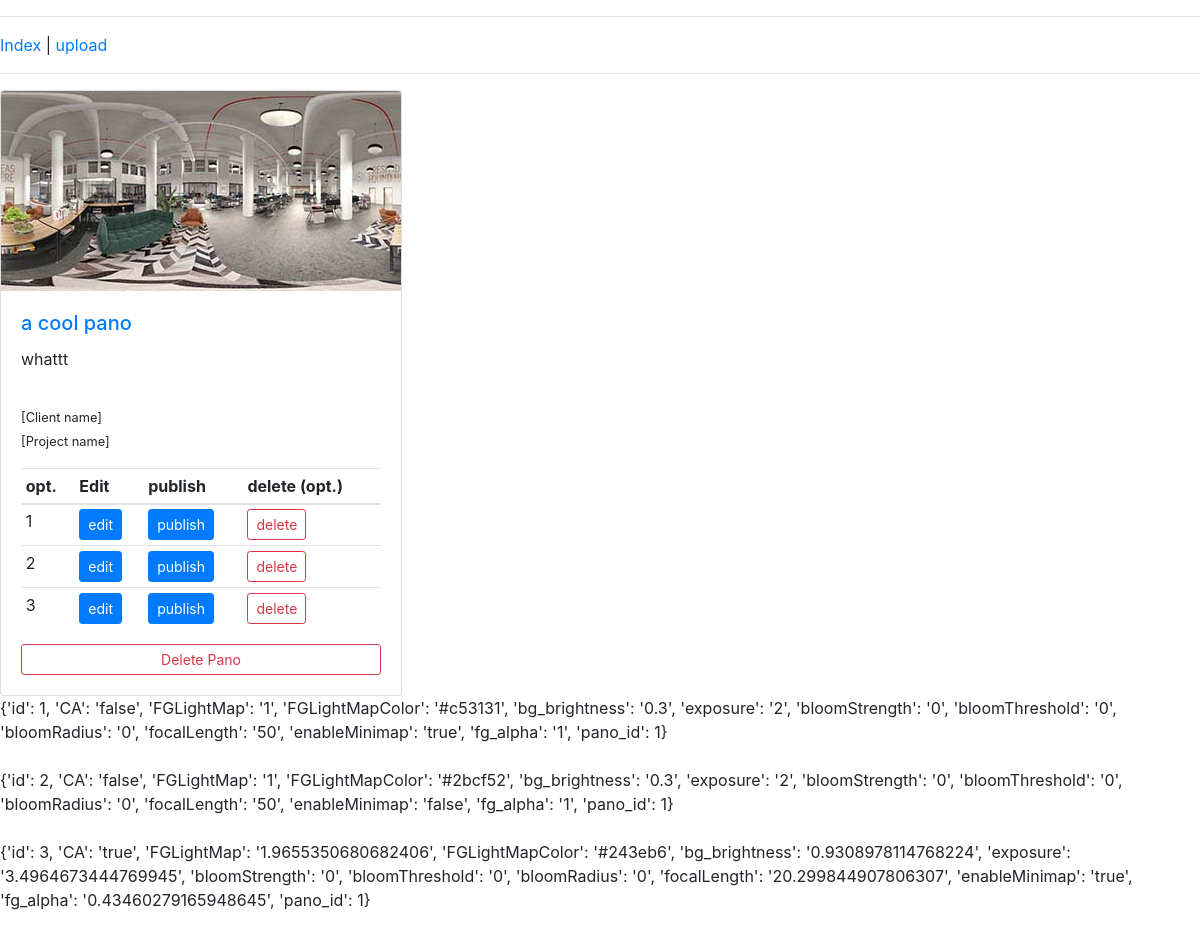
The page / on the database its author committed.
### app.py (models this page shows, shortened)
class Pano(db.Model):
    id = db.Column(db.Integer, primary_key=True)
    name = db.Column(db.String)
    desc = db.Column(db.String)
    fg_img = db.Column(db.String)
    alpha_img = db.Column(db.String)
    emissive_img = db.Column(db.String)
    bg_img = db.Column(db.String)
    floorplan_img = db.Column(db.String)
    thumb_img = db.Column(db.String)
    options = db.relationship('PanoOption', backref='pano', lazy=True)

class PanoOption(db.Model):
    id = db.Column(db.Integer, primary_key=True)
    CA = db.Column(db.String)
    FGLightMap = db.Column(db.String)
    FGLightMapColor = db.Column(db.String)
    bg_brightness = db.Column(db.String)
    exposure = db.Column(db.String)
    bloomStrength = db.Column(db.String)
    bloomThreshold = db.Column(db.String)
    bloomRadius = db.Column(db.String)
    focalLength = db.Column(db.String)
    enableMinimap = db.Column(db.String)
    fg_alpha = db.Column(db.String)
    pano_id = db.Column(db.Integer, db.ForeignKey('pano.id'),
        nullable=False)

### app.py (the view)
@app.route('/')
def index():
    panos = module.database.Pano(model=Pano).get_all()
    options = module.database.PanoOption(model=PanoOption).get_all()
    return render_template('index.html', panos=panos, options=options)

### module/database.py (called while the page is built)
    def _to_dict(self, row):
        return {
            'id': row.id,
            'CA': row.CA,
            'FGLightMap': row.FGLightMap,
            'FGLightMapColor': row.FGLightMapColor,
            'bg_brightness': row.bg_brightness,
            'exposure': row.exposure,
            'bloomStrength': row.bloomStrength,
            'bloomThreshold': row.bloomThreshold,
            'bloomRadius': row.bloomRadius,
            'focalLength': row.focalLength,
            'enableMinimap': row.enableMinimap,
            'fg_alpha': row.fg_alpha,
            'pano_id': row.pano_id
        }

    def get_all(self):
        result = []
        for panoOption in self.model.query.all():
            result.append(self._to_dict(panoOption))
        return result

    def _to_dict(self, row):
        return {
            'id': row.id,
            'name': row.name,
            'desc': row.desc,
            'fg_img': row.fg_img,
            'alpha_img': row.alpha_img,
            'emissive_img': row.emissive_img,
            'bg_img': row.bg_img,
            'floorplan_img': row.floorplan_img,
            'thumb_img': row.thumb_img
        }

    def get_all(self):
        result = []
        for pano in self.model.query.all():
            result.append(self._to_dict(pano))
        return result

### templates/index.html
{% extends "base.html" %}
{% block content %}
<div style="display:flex;">
{% for pano in panos %}
<div class="card">
        <img class="card-img-top" src="/static/pano/{{pano.name}}/{{pano.thumb_img}}">
        <div class="card-body">
          <h5 class="card-title"><a href="{{url_for('pano', id=pano.id)}}">{{pano.name}}</a></h5>
          <p class="card-text">
            {{pano.desc}}
            <p style="height:1px;"></p>
            <small>[Client name]</small><br>
            <small>[Project name]</small>
          </p>
           <form class="form-inline">
              <table class="table table-hover table-sm">
                  <thead>
                    <tr>
                      <th scope="col">opt.</th>
                      <th scope="col">Edit</th>
                      <th scope="col">publish</th>
                      <th scope="col">delete (opt.)</th>
                    </tr>
                  </thead>
                  <tbody>
                      {% for option in options %}
                      {% if option.pano_id == pano.id %}
                    <tr>
                      <td>{{option.id}}</td>
                        <td><a href="{{url_for('pano_edit', pano_id=option.pano_id, option_id=option.id)}}" class="btn btn-primary btn-sm">edit</a></td>
                          <td><a href="{{url_for('pano', id=pano.id)}}" class="btn btn-primary btn-sm">publish</a> </td>
                          <td><a href="{{url_for('delete_option', id=option.id)}}" class="btn btn-outline-danger btn-sm">delete</a> </td>
                    </tr>
                    {% endif %}
                    {% endfor %}
                  </tbody>
                </table>
          </form>
          <a style="display:block" href="{{url_for('pano_delete', id=pano.id)}}" class="btn btn-outline-danger btn-sm">Delete Pano</a>
        </div>
      </div>
{% endfor %}
</div>
{% for option in options %}
{{option}}
<br><br>
{% endfor %}
{% endblock %}

### templates/base.html (shortened to what this page needs)
<!DOCTYPE html>
<html lang="en">
<head>
	<link rel="stylesheet" type="text/css" href="{{ url_for('static', filename='css/main.css') }}">
	<link rel="stylesheet" href="https://stackpath.bootstrapcdn.com/bootstrap/4.1.0/css/bootstrap.min.css">
</head>
<body>
		<hr>
		<a href="{{ url_for('index') }}">Index</a> | <a href="{{ url_for('upload') }}">upload</a>
		<hr>
    {% block content %}
    {% endblock %}
</body>
</html>

### static/css/main.css (style rules this page uses)
body { background-color: #ffffff; margin: 0px; overflow: hidden; }

### rows shown on the page
Pano: name (placeholder picture), name "a cool pano", desc "whattt"
PanoOption: id "1", option "{'id': 1, 'CA': 'false', 'FGLightMap': '1', 'FGLightMapColor': '#c53131', 'bg_brightness': '0.3', 'exposure': '2', 'bloomStrength': '0', 'bloomThreshold': '0', 'bloomRadius': '0', 'focalLength': '50', 'enableMinimap': 'true', 'fg_alpha': '1', 'pano_id': 1}"
PanoOption: id "2", option "{'id': 2, 'CA': 'false', 'FGLightMap': '1', 'FGLightMapColor': '#2bcf52', 'bg_brightness': '0.3', 'exposure': '2', 'bloomStrength': '0', 'bloomThreshold': '0', 'bloomRadius': '0', 'focalLength': '50', 'enableMinimap': 'false', 'fg_alpha': '1', 'pano_id': 1}"
PanoOption: id "3", option "{'id': 3, 'CA': 'true', 'FGLightMap': '1.9655350680682406', 'FGLightMapColor': '#243eb6', 'bg_brightness': '0.9308978114768224', 'exposure': '3.4964673444769945', 'bloomStrength': '0', 'bloomThreshold': '0', 'bloomRadius': '0', 'focalLength': '20.299844907806307', 'enableMinimap': 'true', 'fg_alpha': '0.43460279165948645', 'pano_id': 1}"
